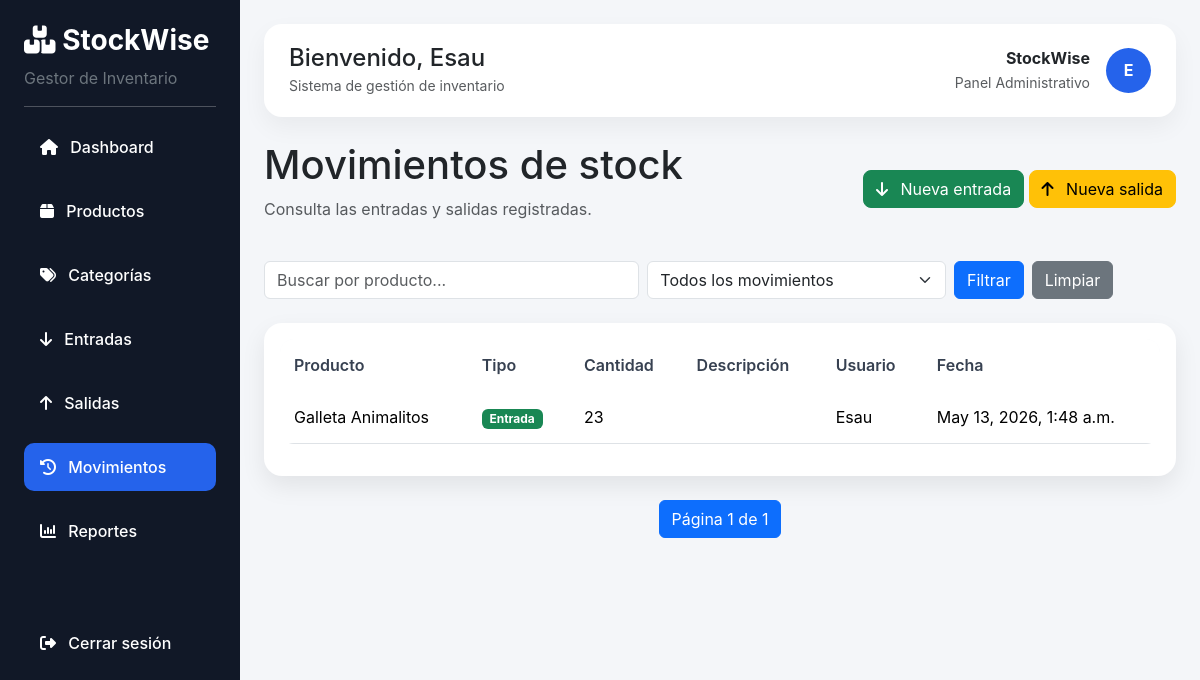
/inventario/ (signed in), run on the app's committed database.
### inventario/models.py (models this page shows, shortened)
class MovimientoStock(models.Model):
    TIPO_CHOICES = [
        ('ENTRADA', 'Entrada'),
        ('SALIDA', 'Salida'),
    ]
    producto = models.ForeignKey(Producto, on_delete=models.CASCADE)
    usuario = models.ForeignKey(User, on_delete=models.SET_NULL, null=True, blank=True)
    tipo = models.CharField(max_length=10, choices=TIPO_CHOICES)
    cantidad = models.PositiveIntegerField()
    fecha = models.DateTimeField(auto_now_add=True)
    descripcion = models.CharField(max_length=200, blank=True)

### productos/models.py (models this page shows, shortened)
class Producto(models.Model):
    nombre = models.CharField(max_length=100)
    descripcion = models.TextField(blank=True)
    precio = models.DecimalField(max_digits=10, decimal_places=2)
    stock = models.IntegerField(default=0)
    stock_minimo = models.IntegerField(default=5)
    categoria = models.ForeignKey(Categoria, on_delete=models.CASCADE)

### inventario/views.py (the view)
# urls.py: path('', views.lista_movimientos, name='lista_movimientos'),
@login_required(login_url='login')
def lista_movimientos(request):
    tipo = request.GET.get('tipo')
    buscar = request.GET.get('buscar')
    movimientos = MovimientoStock.objects.order_by('-fecha')
    if tipo:
        movimientos = movimientos.filter(tipo=tipo)
    if buscar:
        movimientos = movimientos.filter(producto__nombre__icontains=buscar)
    paginator = Paginator(movimientos, 10)
    page_number = request.GET.get('page')
    page_obj = paginator.get_page(page_number)
    return render(request, 'inventario/lista.html', {
        'movimientos': page_obj,
        'page_obj': page_obj,
        'tipo': tipo,
        'buscar': buscar,
    })

### templates/inventario/lista.html (shortened to what this page needs)
{% extends 'base.html' %}
{% block content %}
<div class="d-flex justify-content-between align-items-center mb-4">
    <div>
        <h1>Movimientos de stock</h1>
        <p class="text-muted">Consulta las entradas y salidas registradas.</p>
    </div>
    <div>
        <a href="{% url 'crear_entrada' %}" class="btn btn-success rounded-3">
            <i class="fa-solid fa-arrow-down me-2"></i>
            Nueva entrada
        </a>
        <a href="{% url 'crear_salida' %}" class="btn btn-warning rounded-3">
            <i class="fa-solid fa-arrow-up me-2"></i>
            Nueva salida
        </a>
    </div>
</div>
<form method="GET" class="mb-4">
    <div class="row g-2">
        <div class="col-md-5">
            <input type="text" name="buscar" class="form-control" placeholder="Buscar por producto..."
                value="{{ buscar|default:'' }}">
        </div>
        <div class="col-md-4">
            <select name="tipo" class="form-select">
                <option value="">Todos los movimientos</option>
            </select>
        </div>
        <div class="col-md-3 d-flex gap-2">
            <button type="submit" class="btn btn-primary">
                Filtrar
            </button>
            <a href="{% url 'lista_movimientos' %}" class="btn btn-secondary">
                Limpiar
            </a>
        </div>
    </div>
</form>
<div class="card dashboard-card">
    <div class="card-body">
        <table class="table table-hover align-middle">
            <thead>
                <tr>
                    <th>Producto</th>
                    <th>Tipo</th>
                    <th>Cantidad</th>
                    <th>Descripción</th>
                    <th>Usuario</th>
                    <th>Fecha</th>
                </tr>
            </thead>
            <tbody>
                {% for movimiento in movimientos %}
                <tr>
                    <td>{{ movimiento.producto.nombre }}</td>
                    <td>
                        {% if movimiento.tipo == 'ENTRADA' %}
                        <span class="badge bg-success">Entrada</span>
                        {% else %}
                        <span class="badge bg-danger">Salida</span>
                        {% endif %}
                    </td>
                    <td>{{ movimiento.cantidad }}</td>
                    <td>{{ movimiento.descripcion }}</td>
                    <td>
                        {% if movimiento.usuario %}
                        {{ movimiento.usuario.username }}
                        {% else %}
                        Sin usuario
                        {% endif %}
                    </td>
                    <td>{{ movimiento.fecha }}</td>
                </tr>
                {% empty %}
                <tr>
                    <td colspan="5" class="text-center">
                        No hay movimientos registrados.
                    </td>
                </tr>
                {% endfor %}
            </tbody>
        </table>
    </div>
</div>
<nav class="mt-4">
    <ul class="pagination justify-content-center">
        <li class="page-item active">
            <span class="page-link">
                Página {{ page_obj.number }} de {{ page_obj.paginator.num_pages }}
            </span>
        </li>
    </ul>
</nav>
{% endblock %}

### templates/base.html (shortened to what this page needs)
{% load static %}
<!DOCTYPE html>
<html lang="es">
<head>
    <link href="https://cdn.jsdelivr.net/npm/bootstrap@5.3.3/dist/css/bootstrap.min.css" rel="stylesheet">
    <link rel="stylesheet" href="https://cdnjs.cloudflare.com/ajax/libs/font-awesome/6.5.1/css/all.min.css">
    <link rel="stylesheet" href="{% static 'css/styles.css' %}">
</head>
<body>
    <div class="d-flex">
        <aside class="sidebar text-white p-4">
            <h3 class="fw-bold">
                <i class="fa-solid fa-boxes-stacked"></i>
                StockWise
            </h3>
            <p class="text-secondary">
                Gestor de Inventario
            </p>
            <hr>
            <ul class="nav flex-column">
                <li class="nav-item mb-2">
                    <a href="{% url 'dashboard' %}"
                        class="nav-link text-white {% if request.path == '/' %}active{% endif %}">
                        <i class="fa-solid fa-house me-2"></i>
                        Dashboard
                    </a>
                </li>
                <li class="nav-item mb-2">
                    <a href="{% url 'lista_productos' %}"
                        class="nav-link text-white {% if '/productos/' in request.path and '/categorias/' not in request.path %}active{% endif %}">
                        <i class="fa-solid fa-box me-2"></i>
                        Productos
                    </a>
                </li>
                <li class="nav-item mb-2">
                    <a href="{% url 'lista_categorias' %}"
                        class="nav-link text-white {% if '/categorias/' in request.path %}active{% endif %}">
                        <i class="fa-solid fa-tags me-2"></i>
                        Categorías
                    </a>
                </li>
                <li class="nav-item mb-2">
                    <a href="{% url 'crear_entrada' %}"
                        class="nav-link text-white {% if '/entrada/' in request.path %}active{% endif %}">
                        <i class="fa-solid fa-arrow-down me-2"></i>
                        Entradas
                    </a>
                </li>
                <li class="nav-item mb-2">
                    <a href="{% url 'crear_salida' %}"
                        class="nav-link text-white {% if '/salida/' in request.path %}active{% endif %}">
                        <i class="fa-solid fa-arrow-up me-2"></i>
                        Salidas
                    </a>
                </li>
                <li class="nav-item mb-2">
                    <a href="{% url 'lista_movimientos' %}"
                        class="nav-link text-white {% if '/inventario/' in request.path %}active{% endif %}">
                        <i class="fa-solid fa-clock-rotate-left me-2"></i>
                        Movimientos
                    </a>
                </li>
                <li class="nav-item mb-2">
                    <a href="{% url 'reportes' %}"
                        class="nav-link text-white {% if '/reportes/' in request.path %}active{% endif %}">
                        <i class="fa-solid fa-chart-column me-2"></i>
                        Reportes
                    </a>
                </li>
                <li class="nav-item mt-5">
                    <a href="{% url 'logout' %}" class="nav-link text-white">
                        <i class="fa-solid fa-right-from-bracket me-2"></i>
                        Cerrar sesión
                    </a>
                </li>
            </ul>
        </aside>
        <main class="p-4 flex-grow-1">
            <div class="topbar mb-4">
                <div class="d-flex justify-content-between align-items-center">
                    <div>
                        <h4 class="mb-0">
                            Bienvenido, {{ request.user.username }}
                        </h4>
                        <small class="text-muted">
                            Sistema de gestión de inventario
                        </small>
                    </div>
                    <div class="d-flex align-items-center gap-3">
                        <div class="text-end">
                            <strong>StockWise</strong><br>
                            <small class="text-muted">
                                Panel Administrativo
                            </small>
                        </div>
                        <div class="avatar-circle">
                            {{ request.user.username|first|upper }}
                        </div>
                    </div>
                </div>
            </div>
            <div class="content-wrapper">
                {% block content %}
                {% endblock %}
            </div>
        </main>
    </div>
</body>
</html>

### static/css/styles.css (style rules this page uses)
body { font-family: 'Inter', Arial, sans-serif; background-color: #f4f6f9; }
.sidebar { background: #111827; min-height: 100vh; width: 240px; min-width: 240px; flex-shrink: 0; }
.sidebar .nav-link { border-radius: 10px; padding: 12px 16px; margin-bottom: 8px; font-weight: 500; }
.sidebar .nav-link.active { background: #2563eb; }
.dashboard-card { border: none; border-radius: 18px; box-shadow: 0 10px 25px rgba(0, 0, 0, 0.08); }
.content-wrapper { max-width: 1400px; margin: 0 auto; }
.topbar { background: white; padding: 20px 25px; border-radius: 18px; box-shadow: 0 10px 25px rgba(0, 0, 0, 0.05); }
.avatar-circle { width: 45px; height: 45px; background: #2563eb; color: white; border-radius: 50%; display: flex; align-items: center; justify-content: center; font-weight: bold; }
.dashboard-card { transition: transform 0.2s ease, box-shadow 0.2s ease; }
.table { border-radius: 14px; overflow: hidden; }
.table thead { background-color: #f8fafc; }
.table thead th { font-weight: 600; color: #374151; border-bottom: none; }
.table tbody tr { transition: background-color 0.2s ease; }
.table td, .table th { vertical-align: middle; padding: 14px; }

### data on the page
MovimientoStock: producto.nombre "Galleta Animalitos", tipo "Entrada", cantidad "23", usuario.username "Esau", fecha "May 13, 2026, 1:48 a.m."

### other printed values
{{ request.user.username }} "Esau"
{{ request.user.username|first|upper }} "E"
{{ page_obj.number }} "1"
{{ page_obj.paginator.num_pages }} "1"
